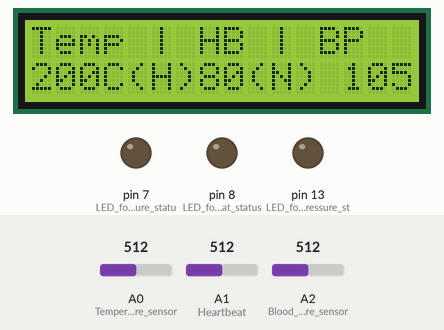
This sketch was run on a simulated Arduino Uno, built with avr-gcc and run on an emulated ATmega328P. On the bench: 16×2 character LCD, output pins drawn as LEDs (lit = HIGH). The inputs (shaded band) are chosen by the test bench; at power-on: A0 (Temperature_sensor) = 512, A1 (Heartbeat) = 512, A2 (Blood_pressure_sensor) = 512. What the sketch prints to the serial monitor is not drawn.

Above: at 1.2 s.
1.3 s: A0 (Temperature_sensor) set to 189
At 2.6 s:
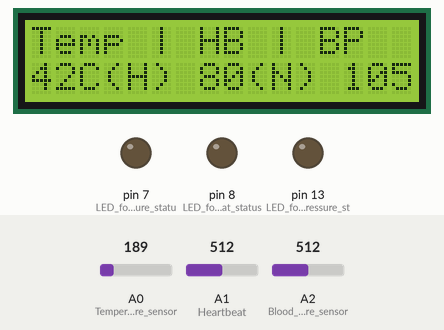
3.5 s: A0 (Temperature_sensor) set to 179
At 5.4 s:
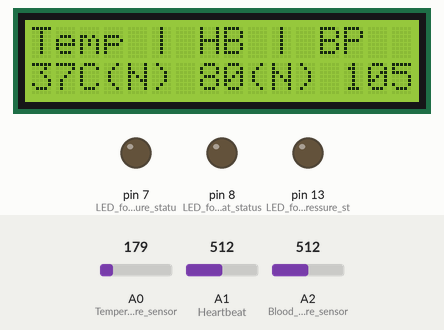
6.5 s: A0 (Temperature_sensor) set to 122
At 9.3 s:
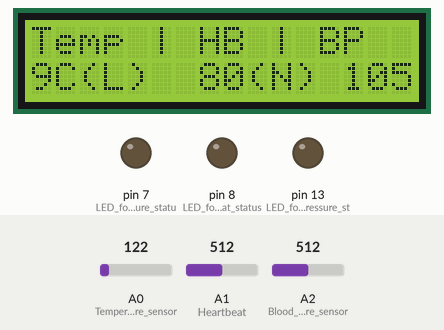
9.6 s: A1 (Heartbeat) set to 716
At 12.0 s:
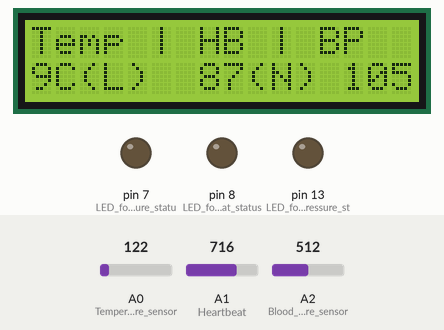
12.6 s: A2 (Blood_pressure_sensor) set to 716
At 14.7 s:
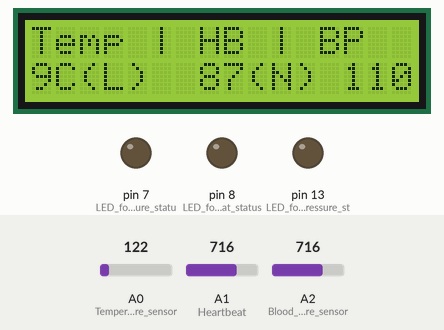
15.6 s: A1 (Heartbeat) set to 900
At 17.5 s:
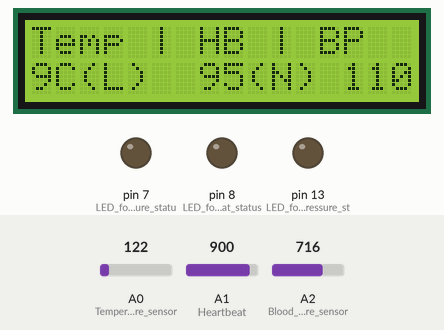
Timing chart, 0 to 19.0 s (numbered marks = the images above; inputs shaded):
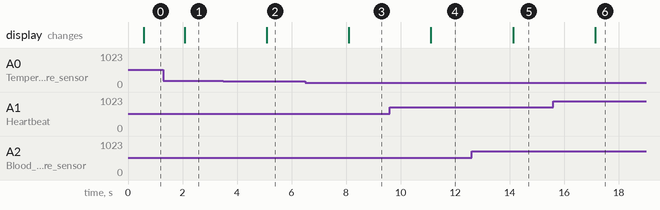

Measured:
- the behaviour switches between 180 and 179 on A0 (Temperature_sensor) (found by bisection; images 1 and 2)
- after the input at 1.3 s, the display: changes after 0.78 s (image 1)
- after the input at 3.5 s, the display: changes after 1.6 s (image 2)
- after the input at 6.5 s, the display: changes after 1.6 s (image 3)
- after the input at 9.6 s, the display: changes after 1.5 s (image 4)
- after the input at 12.6 s, the display: changes after 1.5 s (image 5)
- after the input at 15.6 s, the display: changes after 1.5 s (image 6)

The sketch:

HealthMonitoringSystem.ino
```cpp
#include <LiquidCrystal.h>

LiquidCrystal lcd(12, 11, 5, 4, 3, 2);
const float thi = 37.5; // Upper threshold for temperature in Celsius
const float tlo = 36.0; // Lower threshold for temperature

const int hbhi = 100; // Upper threshold for heartbeat
const int hblo = 60;  // Lower threshold for heartbeat

const int bphi = 120; // Upper threshold for blood pressure
const int bplo = 90;  // Lower threshold for blood pressure

void setup()
{
    pinMode(A0, INPUT); // Temperature sensor
    pinMode(A1, INPUT); // Heartbeat (simulated by potentiometer)
    pinMode(A2, INPUT); // Blood pressure sensor

    pinMode(7, OUTPUT);  // LED for temperature status
    pinMode(8, OUTPUT);  // LED for heartbeat status
    pinMode(13, OUTPUT); // LED for blood pressure status

    Serial.begin(9600);
    lcd.begin(16, 2);

    // Display header on LCD
    lcd.print("Temp | HB | BP");
}

void loop()
{
    // Reading sensor values
    int SensorVal = analogRead(A0); // Temperature sensor reading
    int hbeatRaw = analogRead(A1);  // Heartbeat sensor (simulated by potentiometer)
    int bpRaw = analogRead(A2);     // Blood pressure sensor

    // Converting temperature sensor value to Celsius
    float voltage = (SensorVal / 1023.0) * 5.0;
    float temperatureC = (voltage - 0.5) * 100;

    // Scale heartbeat (simulated) to realistic values (60 - 100 BPM)
    int heartbeat = map(hbeatRaw, 0, 1023, 60, 100);

    // Scale blood pressure to realistic values (90 - 120 mmHg)
    int bp = map(bpRaw, 0, 1023, 90, 120);

    delay(500); // Delay for stable readings

    // Clear second row for new readings
    lcd.setCursor(0, 1);
    lcd.print("                "); // Clear row

    // Limit the temperature display to the nearest integer for better fitting
    lcd.setCursor(0, 1);          // Start at the first column, second row
    lcd.print((int)temperatureC); // Print rounded temperature as integer
    lcd.print("C");               // Append "C"

    // Add status for temperature with a space
    if (temperatureC <= tlo)
    {
        lcd.print("(L)"); // Low temperature
    }
    else if (temperatureC >= thi)
    {
        lcd.print("(H)"); // High temperature
    }
    else
    {
        lcd.print("(N)"); // Normal temperature
    }

    // Add a space before Heartbeat
    lcd.setCursor(7, 1);  // Start at the 7th column for Heartbeat
    lcd.print(heartbeat); // Print heartbeat value
    if (heartbeat < hblo)
    {
        lcd.print("(L)"); // Low heartbeat
    }
    else if (heartbeat > hbhi)
    {
        lcd.print("(H)"); // High heartbeat
    }
    else
    {
        lcd.print("(N)"); // Normal heartbeat
    }

    // Add a space before Blood Pressure
    lcd.setCursor(13, 1); // Start at the 13th column for Blood Pressure
    lcd.print(bp);        // Print blood pressure value (no unit needed)

    // Print values to Serial Monitor for debugging
    Serial.print("Temp: ");
    Serial.print(temperatureC);
    Serial.print(" C ");
    Serial.print("Heartbeat: ");
    Serial.print(heartbeat);
    Serial.print(" BPM ");
    Serial.print("BP: ");
    Serial.println(bp);

    delay(1000); // 1-second delay between updates
}
```
